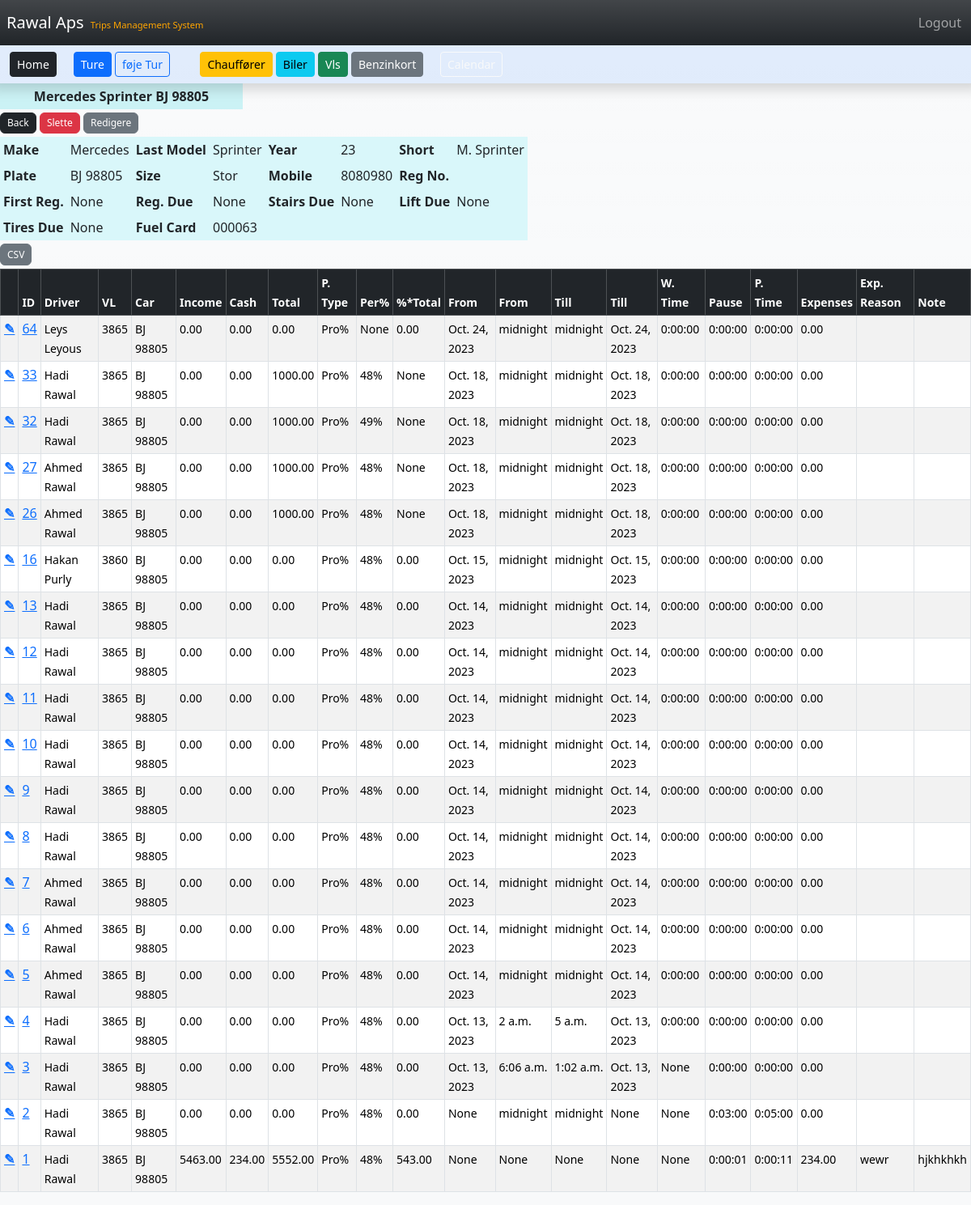
/car/1 (signed in), run on an earlier commit of the app's database.
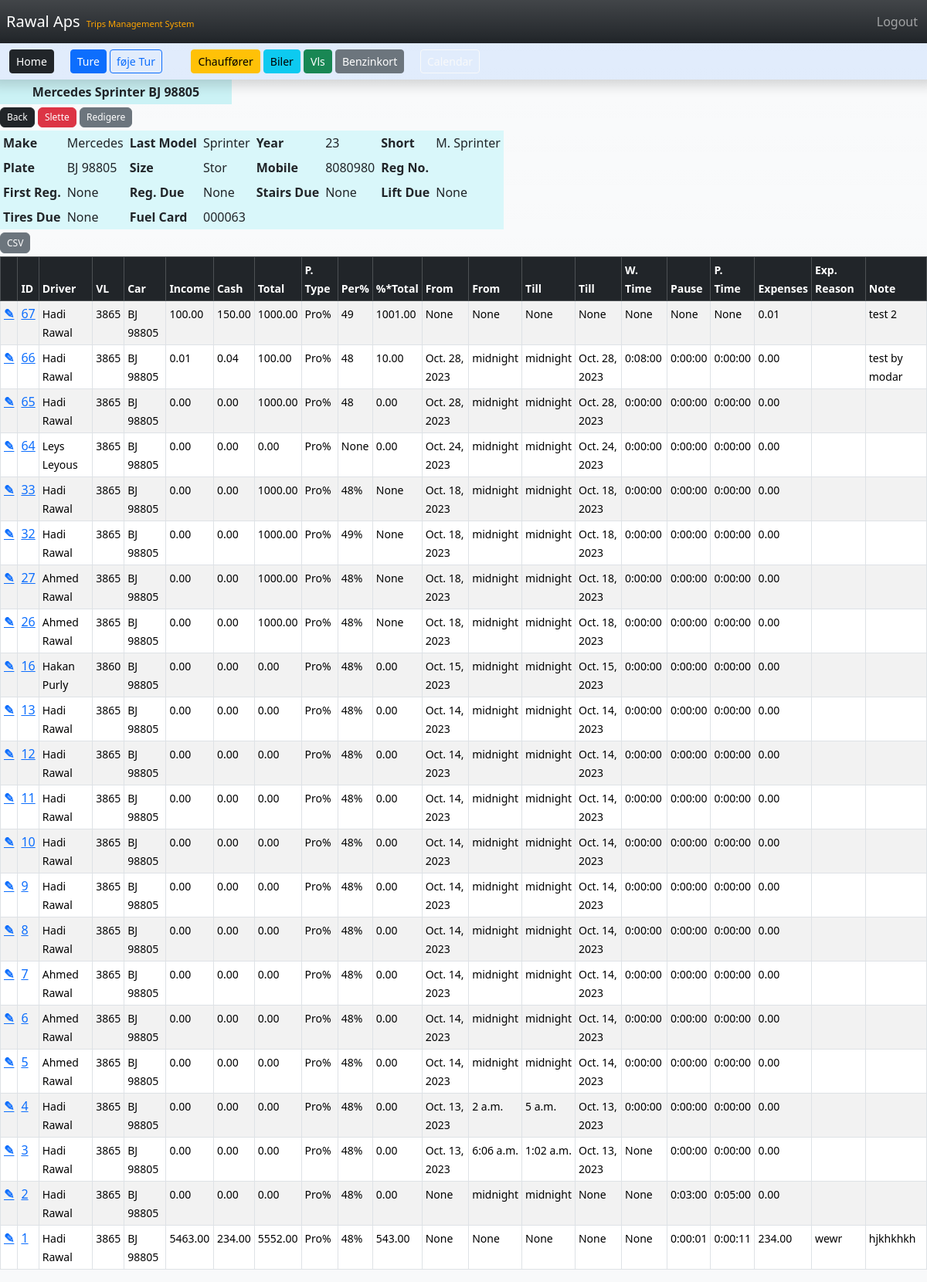
And on a later commit of the database.
### TMS/models.py (models this page shows, shortened)
class Trip(models.Model):
	driver = models.ForeignKey(Driver,blank=True,null=True,max_length=25,on_delete=models.DO_NOTHING)
	vl = models.ForeignKey(VL,blank=True,null=True,max_length=8, on_delete=models.DO_NOTHING)
	car = models.ForeignKey(Car,blank=True,null=True,max_length=10, on_delete=models.DO_NOTHING)
	income = models.DecimalField(blank=True,null=True,max_digits=6, decimal_places=2)
	cash = models.DecimalField(blank=True,null=True,max_digits=6, decimal_places=2)
	total = models.DecimalField(blank=True,null=True,max_digits=6, decimal_places=2)
	PAYMENT_TYPE_CHOICES = [
     	("Pro%", "Pro%"),
		("Tid", "Tid"),
	]
	p_type = models.CharField(choices=PAYMENT_TYPE_CHOICES,default="Pro%",blank=True,null=True,max_length=5)
	PERCENT_CHOICES = [
		(48, 48),
		(49, 49),
  		(50, 50),
		(51, 51),
  		(52, 52),
		(53, 53),
  		(54, 54),
		(55, 55),
	]
	percent = models.IntegerField(choices=PERCENT_CHOICES,default="48",blank=True,null=True)
	per_total = models.DecimalField(blank=True,null=True,max_digits=6, decimal_places=2)
	fromd = models.DateField(blank=True,null=True)
	fromt = models.TimeField(blank=True,null=True,default="00:00")
	tilld = models.DateField(blank=True,null=True)
	tillt = models.TimeField(blank=True,null=True,default="00:00")
	work_time = models.DurationField(blank=True,null=True,)
	pause = models.DurationField(blank=True,null=True,default="00:00")
	p_time = models.DurationField(blank=True,null=True,)
	expenses = models.DecimalField(blank=True,null=True,max_digits=6, decimal_places=2)
	exp_reason = models.CharField(blank=True,null=True,max_length=100)
	note = models.CharField(blank=True,null=True,max_length=100)
	created_at = models.DateTimeField(auto_now_add=True)

class Driver(models.Model):
	fname = models.CharField(max_length=25)
	lname =  models.CharField(max_length=25)
	short = models.CharField(max_length=25)
	mobile = models.CharField(max_length=15)
	email =  models.EmailField(max_length=50)
	cpr = models.CharField(max_length=15)
	address = models.CharField(max_length=100)
	bank_reg = models.CharField(max_length=10)
	bank_account = models.CharField(max_length=20)
	POSITION_CHOICES = [
        ("Chauffør", "Chauffør"),
        ("Assistent", "Assistent"),
    ]
	position = models.CharField(choices=POSITION_CHOICES,default="Chauffør",max_length=15) #DDL Lookup
	fcard = models.ForeignKey(FCard,blank=True,null=True,max_length=10,on_delete=models.DO_NOTHING) #DDL
	start = models.DateField(blank=True, null=True)
	end = models.DateField(blank=True,null=True)
	is_active = models.BooleanField()
	created_at = models.DateTimeField(auto_now_add=True)
	def __str__(self):
		return(f"{self.short}")

class VL(models.Model):
	vlnr = models.CharField(max_length=8)
	TYPE_CHOICES = [
		("1", "1"),
		("2", "2"),
		("3", "3"),
		("4", "4"),
		("5", "5"),
		("6", "6"),
		("7", "7"),
		("8", "8"),
		("9", "9"),
		("10", "10"),
	]
	vltype = models.CharField(choices=TYPE_CHOICES,default="5",blank=True,null=True,max_length=8)
	vlid = models.CharField(blank=True,null=True,max_length=8)
	vladdress = models.CharField(blank=True,null=True,max_length=100)
	is_active = models.BooleanField()
	created_at = models.DateTimeField(auto_now_add=True)
	def __str__(self):
		return(f"{self.vlnr}")

class Car(models.Model):
	make = models.CharField(max_length=15)
	model =  models.CharField(max_length=15)
	YEAR_CHOICES = [
		("19", "2019"),
		("20", "2020"),
		("21", "2021"),
		("22", "2022"),
		("23", "2023"),
		("24", "2024"),
		("25", "2025"),
		("26", "2026"),
		("27", "2027"),
		("28", "2028"),
		("29", "2029"),
		("30", "2030"),
	]
	year =  models.CharField(choices=YEAR_CHOICES,default="23",max_length=15)
	short =  models.CharField(max_length=20)
	plate =  models.CharField(max_length=20)
	SIZE_CHOICES = [
		("Stor", "Stor"),
		("Mellem", "Mellem"),
		("Lille", "Lille"),
	]
	size =  models.CharField(choices=SIZE_CHOICES,default="Lille",blank=True,null=True,max_length=10)
	mobile =  models.CharField(blank=True,null=True,max_length=10)
	reg_nr =  models.CharField(blank=True,null=True,max_length=10)
	reg_first =  models.DateField(blank=True,null=True,)
	reg_due =  models.DateField(blank=True,null=True,)
	stairs_due =  models.DateField(blank=True,null=True,)
	lift_due =  models.DateField(blank=True,null=True,)
	tires_due =  models.DateField(blank=True,null=True,)
	fcard = models.ForeignKey(FCard,blank=True,null=True,max_length=10,on_delete=models.DO_NOTHING) #DDL
	created_at = models.DateTimeField(auto_now_add=True)
	def __str__(self):
		return(f"{self.plate}")

### TMS/views.py (the view)
# urls.py: path('car/<int:pk>', views.car_record, name='car'),
def car_record(request, pk):
    if request.user.is_authenticated:
        car_record = Car.objects.get(id=pk)
        trips = Trip.objects.filter(car=car_record.id).order_by('-id')
        return render(request, 'car.html', {'car_record': car_record, 'trips': trips})
    else:
        messages.success(request, "You Must Be Logged In To View That Page...")
        return redirect('home')

### TMS/models.py (called while the page is built)
	def __str__(self):
		return(f"{self.lastdigits}")

### TMS/templates/car.html (shortened to what the changed rows need)
{% extends 'base.html' %}
{% block content %}
{% if user.is_authenticated %}
    <div class="table-responsive">
        <table class=" table-sm " style="background-color: #d9f7fa">
        <tbody>
            <tr>
            <th scope="row">Make</th>
            <th scope="row">Last Model</th>
            <th scope="row">Year</th>
            <th scope="row">Short</th>
            </tr>
            <tr>
            <th scope="row">Plate </th>
            <th scope="row">Size </th>
            <th scope="row">Mobile </th>
            <th scope="row">Reg No.</th>
            </tr>
            <tr>
            <th scope="row">First Reg. </th>
            <th scope="row">Reg. Due </th>
            <th scope="row">Stairs Due </th>
            <th scope="row">Lift Due </th>
            </tr>
            <tr>
            <th scope="row">Tires Due</th>
            <th scope="row">Fuel Card </th>
            </tr>
        </tbody>
        </table>
    <div>
    <div class="  table-responsive-sm ">
        <table class="table table-responsive table-Secondary table-sm table-striped table-hover table-bordered">
            <thead class="table-dark">
                <tr class="flex-row responsive">
                    <th ><small></small></th>
                    <th ><small>ID</small></th>
                    <th ><small>Driver</small></th>
                    <th ><small>VL</small></th>
                    <th ><small>Car</small></th>
                    <th ><small>Income</small></th>
                    <th ><small>Cash</small></th>
                    <th ><small>Total</small></th>
                    <th ><small>P. Type</small></th>
                    <th ><small>Per%</small></th>
                    <th ><small>%*Total</small></th>
                    <th ><small>From</small></th>
                    <th ><small>From</small></th>
                    <th ><small>Till</small></th>
                    <th ><small>Till</small></th>
                    <th ><small>W. Time</small></th>
                    <th ><small>Pause</small></th>
                    <th ><small>P. Time</small></th>
                    <th ><small>Expenses</small></th>
                    <th ><small>Exp. Reason</small></th>
                    <th ><small>Note</small></th>
                </tr>
            </thead>
            <tbody>
                {% if trips %}
                    {% for trip in trips %}
                        <tr class="flex-row  responsive flex-grow-1">
                            <th >
                            <a href="{% url 'update_trip' trip.id %}"> ✎ </a>
                            </th>
                            <td><a href="{% url 'trip' trip.id %}">{{ trip.id }}</a></td>
                            <td><small> {{ trip.driver }} </small></td>
                            <td><small> {{ trip.vl }} </small></td>
                            <td><small> {{ trip.car }} </small></td>
                            <td><small> {{ trip.income }} </small></td>
                            <td><small> {{ trip.cash }} </small></td>
                            <td><small> {{ trip.total }} </small></td>
                            <td><small> {{ trip.p_type }} </small></td>
                            <td><small> {{ trip.percent }} </small></td>
                            <td><small> {{ trip.per_total }} </small></td>
                            <td><small> {{ trip.fromd }} </small></td>
                            <td><small> {{ trip.fromt }} </small></td>
                            <td><small> {{ trip.tillt }} </small></td>
                            <td><small> {{ trip.tilld }} </small></td>
                            <td><small> {{ trip.work_time }} </small></td>
                            <td><small> {{ trip.pause }} </small></td>
                            <td><small> {{ trip.p_time }} </small></td>
                            <td><small> {{ trip.expenses }} </small></td>
                            <td><small> {{ trip.exp_reason }} </small></td>
                            <td><small> {{ trip.note }} </small></td>
                        </tr>
                    {% endfor %}
                {% endif %}
            </tbody>
        </table>
    </div>
    {% endif %}
{% endblock %}

What changed in the data, as far as the page shows it:
added Trip: id "67", driver "Hadi Rawal", vl "3865", car "BJ 98805", income "100.00", cash "150.00", total "1000.00", p_type "Pro%", percent "49", per_total "1001.00", fromd "None", fromt "None", tillt "None", tilld "None", work_time "None", pause "None", p_time "None", expenses "0.01", note "test 2"
added Trip: id "66", driver "Hadi Rawal", vl "3865", car "BJ 98805", income "0.01", cash "0.04", total "100.00", p_type "Pro%", percent "48", per_total "10.00", fromd "Oct. 28, 2023", fromt "midnight", tillt "midnight", tilld "Oct. 28, 2023", work_time "0:08:00", pause "0:00:00", p_time "0:00:00", expenses "0.00", note "test by modar"
added Trip: id "65", driver "Hadi Rawal", vl "3865", car "BJ 98805", income "0.00", cash "0.00", total "1000.00", p_type "Pro%", percent "48", per_total "0.00", fromd "Oct. 28, 2023", fromt "midnight", tillt "midnight", tilld "Oct. 28, 2023", work_time "0:00:00", pause "0:00:00", p_time "0:00:00", expenses "0.00"
